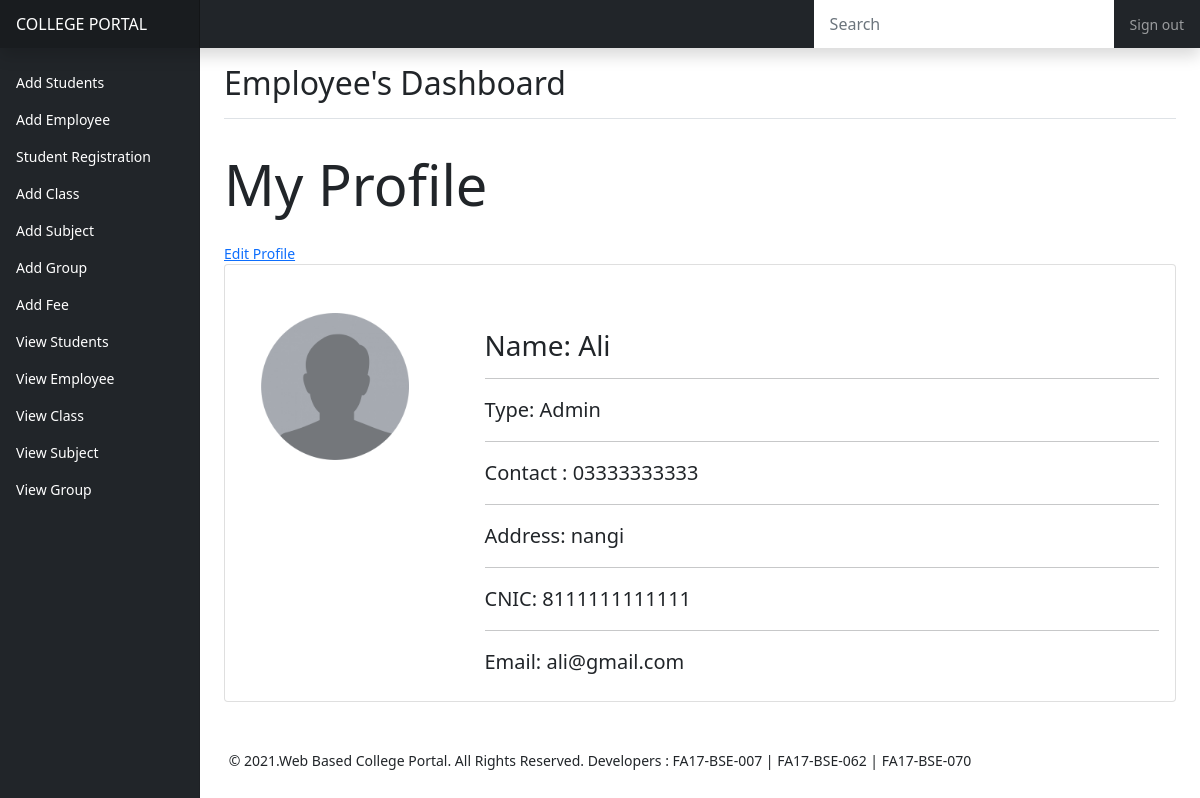
/employee_profile.php (signed in), run on the app's committed database.
### tables this page shows
CREATE TABLE `employee` (
  `id` int(11) NOT NULL,
  `name` varchar(200) NOT NULL,
  `email` varchar(200) NOT NULL,
  `password` varchar(200) NOT NULL,
  `address` varchar(200) NOT NULL,
  `cnic` varchar(200) NOT NULL,
  `contact` varchar(200) NOT NULL,
  `gender` varchar(200) NOT NULL,
  `type` varchar(122) NOT NULL
);

### employee_profile.php (the view, shortened to what this page needs)
<?php
include('config.php');
if (isset($_SESSION['employee_id'])){
    $employee_id = $_SESSION['employee_id'];
}else{
    header('Location: employee_login.php');
}
$query= "SELECT * FROM employee WHERE id=$employee_id";
$data = mysqli_query($connection,$query);
$row = mysqli_fetch_array($data);
 ?>
<!doctype html>
<html lang="en">
  <head>
    <link href="css/bootstrap.css" rel="stylesheet">
    <link href="css/dashboard.css" rel="stylesheet">
    <link href="css/style.css" rel="stylesheet">
  </head>
  <body>
    <?php
      include ('backend_header.php');
      ?>
    <div class="container-fluid">
      <div class="row">
        <?php include('navbar.php'); ?>
        <main class="col-md-9 ms-sm-auto col-lg-10 px-md-4">
          <div class="d-flex justify-content-between flex-wrap flex-md-nowrap align-items-center pt-3 pb-2 mb-3 border-bottom">
            <h1 class="h2">Employee's Dashboard</h1>
          </div>
          <h2 class="display-4 py-3">My Profile</h2>
          <a href="edit_employee_profile.php">Edit Profile</a>
          <div class="card">
            <div class="row">
              <div class="col-lg-3 p-5">
                  <img class="img-fluid rounded-start" src="images/avatar.png"/>
              </div>
              <div class="col-lg-9 pt-5">
                <div class="card-body">
                  <div class="card-title">
                      <h3>Name: <?php echo $row['name']?></h3>
                      <hr>
                      <span class="lead">Type:  <?php echo $row['type']?></span>
                      <hr>
                      <span class="lead">Contact : <?php echo $row['contact']?> </span> <hr>
                      <span class="lead">Address:  <?php echo $row['address']?></span>
                      <hr>
                      <span class="lead">CNIC: <?php echo $row['cnic']?></span> <hr>
                      <span class="lead">Email:  <?php echo $row['email']?></span>
                  </div>
              </div>
              </div>
            </div>
          </div>
        </main>
      </div>
           <?php
      include ('backend_footer.php');
      ?>
      </div>
  </body>
</html>

### CSS/dashboard.css (style rules this page uses)
body { font-size: .875rem; }

### data on the page
employee: name "Ali", type "Admin", contact "03333333333", address "nangi", cnic "8111111111111", email "ali@gmail.com"
